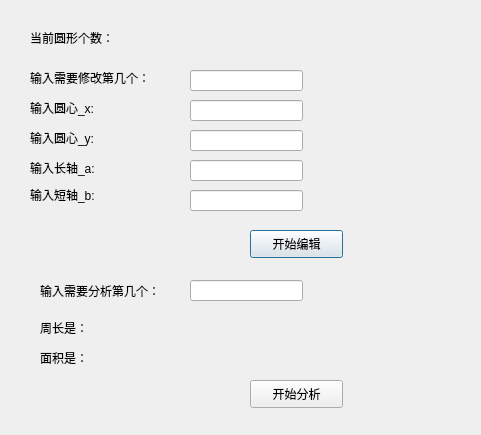
<?xml version="1.0" encoding="UTF-8"?>
<ui version="4.0">
 <class>Dialog_circular_edit</class>
 <widget class="QDialog" name="Dialog_circular_edit">
  <property name="geometry">
   <rect>
    <x>0</x>
    <y>0</y>
    <width>481</width>
    <height>435</height>
   </rect>
  </property>
  <property name="windowTitle">
   <string>Dialog</string>
  </property>
  <widget class="QLabel" name="label">
   <property name="geometry">
    <rect>
     <x>30</x>
     <y>30</y>
     <width>101</width>
     <height>16</height>
    </rect>
   </property>
   <property name="text">
    <string>当前圆形个数：</string>
   </property>
  </widget>
  <widget class="QLabel" name="label_2">
   <property name="geometry">
    <rect>
     <x>30</x>
     <y>70</y>
     <width>151</width>
     <height>16</height>
    </rect>
   </property>
   <property name="text">
    <string>输入需要修改第几个：</string>
   </property>
  </widget>
  <widget class="QLabel" name="label_3">
   <property name="geometry">
    <rect>
     <x>30</x>
     <y>100</y>
     <width>91</width>
     <height>16</height>
    </rect>
   </property>
   <property name="text">
    <string>输入圆心_x:</string>
   </property>
  </widget>
  <widget class="QLabel" name="label_4">
   <property name="geometry">
    <rect>
     <x>30</x>
     <y>130</y>
     <width>91</width>
     <height>16</height>
    </rect>
   </property>
   <property name="text">
    <string>输入圆心_y:</string>
   </property>
  </widget>
  <widget class="QLabel" name="label_5">
   <property name="geometry">
    <rect>
     <x>30</x>
     <y>160</y>
     <width>91</width>
     <height>16</height>
    </rect>
   </property>
   <property name="text">
    <string>输入长轴_a:</string>
   </property>
  </widget>
  <widget class="QLabel" name="label_6">
   <property name="geometry">
    <rect>
     <x>30</x>
     <y>185</y>
     <width>91</width>
     <height>20</height>
    </rect>
   </property>
   <property name="text">
    <string>输入短轴_b:</string>
   </property>
  </widget>
  <widget class="QLineEdit" name="lineEdit">
   <property name="geometry">
    <rect>
     <x>190</x>
     <y>70</y>
     <width>113</width>
     <height>21</height>
    </rect>
   </property>
  </widget>
  <widget class="QLineEdit" name="lineEdit_2">
   <property name="geometry">
    <rect>
     <x>190</x>
     <y>100</y>
     <width>113</width>
     <height>21</height>
    </rect>
   </property>
  </widget>
  <widget class="QLineEdit" name="lineEdit_3">
   <property name="geometry">
    <rect>
     <x>190</x>
     <y>130</y>
     <width>113</width>
     <height>21</height>
    </rect>
   </property>
  </widget>
  <widget class="QLineEdit" name="lineEdit_4">
   <property name="geometry">
    <rect>
     <x>190</x>
     <y>160</y>
     <width>113</width>
     <height>21</height>
    </rect>
   </property>
  </widget>
  <widget class="QLineEdit" name="lineEdit_5">
   <property name="geometry">
    <rect>
     <x>190</x>
     <y>190</y>
     <width>113</width>
     <height>21</height>
    </rect>
   </property>
  </widget>
  <widget class="QPushButton" name="pushButton">
   <property name="geometry">
    <rect>
     <x>250</x>
     <y>230</y>
     <width>93</width>
     <height>28</height>
    </rect>
   </property>
   <property name="text">
    <string>开始编辑</string>
   </property>
  </widget>
  <widget class="QLabel" name="label_7">
   <property name="geometry">
    <rect>
     <x>190</x>
     <y>30</y>
     <width>72</width>
     <height>15</height>
    </rect>
   </property>
   <property name="text">
    <string/>
   </property>
  </widget>
  <widget class="QLabel" name="label_8">
   <property name="geometry">
    <rect>
     <x>40</x>
     <y>280</y>
     <width>151</width>
     <height>21</height>
    </rect>
   </property>
   <property name="text">
    <string>输入需要分析第几个：</string>
   </property>
  </widget>
  <widget class="QLineEdit" name="lineEdit_6">
   <property name="geometry">
    <rect>
     <x>190</x>
     <y>280</y>
     <width>113</width>
     <height>21</height>
    </rect>
   </property>
  </widget>
  <widget class="QLabel" name="label_9">
   <property name="geometry">
    <rect>
     <x>40</x>
     <y>320</y>
     <width>72</width>
     <height>15</height>
    </rect>
   </property>
   <property name="text">
    <string>周长是：</string>
   </property>
  </widget>
  <widget class="QLabel" name="label_10">
   <property name="geometry">
    <rect>
     <x>40</x>
     <y>350</y>
     <width>72</width>
     <height>15</height>
    </rect>
   </property>
   <property name="text">
    <string>面积是：</string>
   </property>
  </widget>
  <widget class="QLabel" name="label_11">
   <property name="geometry">
    <rect>
     <x>190</x>
     <y>320</y>
     <width>72</width>
     <height>15</height>
    </rect>
   </property>
   <property name="text">
    <string/>
   </property>
  </widget>
  <widget class="QLabel" name="label_12">
   <property name="geometry">
    <rect>
     <x>190</x>
     <y>350</y>
     <width>72</width>
     <height>15</height>
    </rect>
   </property>
   <property name="text">
    <string/>
   </property>
  </widget>
  <widget class="QPushButton" name="pushButton_2">
   <property name="geometry">
    <rect>
     <x>250</x>
     <y>380</y>
     <width>93</width>
     <height>28</height>
    </rect>
   </property>
   <property name="text">
    <string>开始分析</string>
   </property>
  </widget>
 </widget>
 <resources/>
 <connections/>
</ui>
